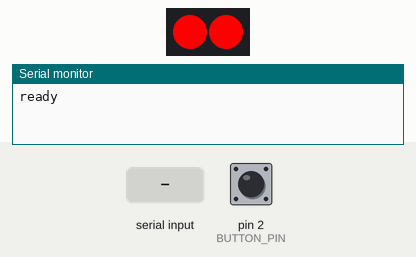
Recording of a sketch running on a simulated Arduino Uno, built with avr-gcc and run on an emulated ATmega328P. Parts: 2 RGB LEDs in strip order, left to right, the last lines printed to the serial monitor. Inputs (shaded band) come from the test bench; at power-on: pin 2 (BUTTON_PIN) HIGH.

Above: at 1.2 s.
1.3 s: "on\n" received over Serial
At 1.6 s:
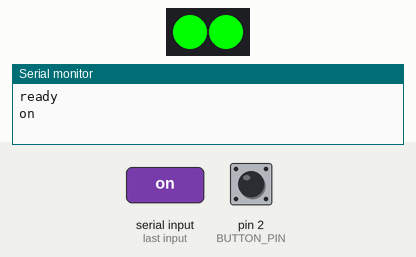
2.8 s: "drop\n" received over Serial
At 3.9 s:
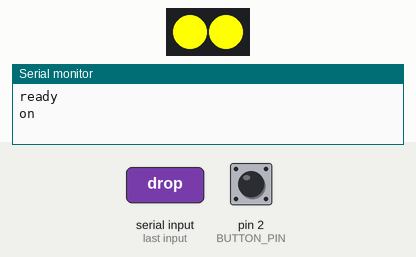
4.3 s: pin 2 (BUTTON_PIN) pulled LOW for 0.15 s
At 4.4 s:
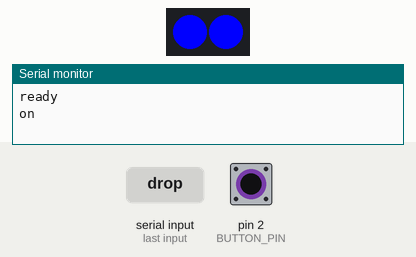
6.6 s: "off\n" received over Serial
At 8.0 s:
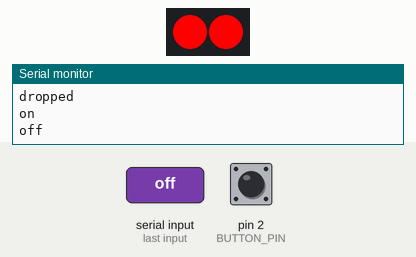
Timing chart, 0 to 9.1 s (numbered marks = the images above; inputs shaded):
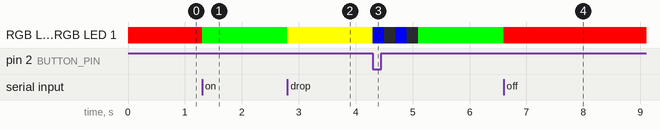

Measured:
- after the input at 1.3 s, RGB LED 0, RGB LED 1: RGB(255, 0, 0) → RGB(0, 255, 0) at once
- after the input at 2.8 s, RGB LED 0, RGB LED 1: RGB(0, 255, 0) → RGB(255, 255, 0) at once
- after the input at 4.3 s, RGB LED 0, RGB LED 1: RGB(255, 255, 0) → RGB(0, 0, 255) at once, → off 0.20 s later, → RGB(0, 0, 255) 0.20 s later, → off 0.20 s later, … (5 changes in this stretch)
- after the input at 6.6 s, RGB LED 0, RGB LED 1: RGB(0, 255, 0) → RGB(255, 0, 0) at once

The sketch:

machine.ino
```cpp
/*
  RGBDuino Sample Machine
  Adaptado para:
  - JC_Button
  - RGB Lamp onboard (NeoPixel)

  Estados:
  OFF
  ON
  WAITING
  DROP
*/

#include <JC_Button.h>
#include <Adafruit_NeoPixel.h>

// ======================================================
// RGBDuino Hardware
// ======================================================

// Botão onboard
#define BUTTON_PIN 2

// RGB Lamp onboard
#define RGB_PIN 12
#define RGB_COUNT 2

// ======================================================
// OBJETOS
// ======================================================

Button sampleButton(BUTTON_PIN, 25, true, true);

Adafruit_NeoPixel rgbLamp(
  RGB_COUNT,
  RGB_PIN,
  NEO_GRB + NEO_KHZ800
);

// ======================================================
// ESTADOS
// ======================================================

enum MachineState {
  OFF_STATE,
  ON_STATE,
  WAITING_STATE,
  DROP_STATE
};

MachineState currentState = OFF_STATE;

// ======================================================
// CONTROLE
// ======================================================

unsigned long waitingStart = 0;
const unsigned long WAITING_TIME = 20000;

bool onMessageSent = false;
String serialBuffer = "";

// ======================================================
// SETUP
// ======================================================

void setup() {

  Serial.begin(115200);
  Serial.setTimeout(50);

  sampleButton.begin();

  rgbLamp.begin();
  rgbLamp.show();

  enterState(OFF_STATE);
  Serial.println("ready");
}

// ======================================================
// LOOP
// ======================================================

void loop() {

  sampleButton.read();

  String cmd = readSerialCommand();

  handleCommand(cmd);

  switch (currentState) {

    // ==================================================
    // OFF
    // ==================================================

    case OFF_STATE:

      break;

    // ==================================================
    // ON
    // ==================================================

    case ON_STATE:

      if (!onMessageSent) {

        Serial.println("on");

        onMessageSent = true;
      }

      break;

    // ==================================================
    // WAITING
    // ==================================================

    case WAITING_STATE:

      // TODO FUNCTION TO WORK MACHINE

      // botão apertado
      if (sampleButton.wasPressed()) {

        enterState(DROP_STATE);
      }

      // timeout
      if (millis() - waitingStart >= WAITING_TIME) {

        enterState(ON_STATE);
      }

      break;

    // ==================================================
    // DROP
    // ==================================================

    case DROP_STATE:

      blinkBlue();

      Serial.println("dropped");

      enterState(ON_STATE);

      break;
  }
}

// ======================================================
// ENTRADA DE ESTADO
// ======================================================

void enterState(MachineState newState) {

  currentState = newState;

  switch (currentState) {

    case OFF_STATE:

      setColor(255, 0, 0); // vermelho

      break;

    case ON_STATE:

      setColor(0, 255, 0); // verde

      onMessageSent = false;

      break;

    case WAITING_STATE:

      setColor(255, 255, 0); // amarelo

      waitingStart = millis();

      break;

    case DROP_STATE:

      break;
  }
}

// ======================================================
// SERIAL
// ======================================================

String readSerialCommand() {

  while (Serial.available() > 0) {

    char ch = (char)Serial.read();

    if (ch == '\n' || ch == '\r') {

      String cmd = serialBuffer;
      serialBuffer = "";
      cmd.trim();
      cmd.toLowerCase();

      if (cmd.length() > 0) {
        return cmd;
      }
    } else if (serialBuffer.length() < 32) {

      serialBuffer += ch;
    } else {

      serialBuffer = "";
      Serial.println("error:command_too_long");
    }
  }

  return "";
}

void handleCommand(String cmd) {

  if (cmd.length() == 0) {
    return;
  }

  if (cmd == "on") {

    enterState(ON_STATE);
    return;
  }

  if (cmd == "off") {

    enterState(OFF_STATE);
    Serial.println("off");
    return;
  }

  if (cmd == "drop") {

    if (currentState == ON_STATE) {
      enterState(WAITING_STATE);
    } else {
      Serial.println("error:not_on");
    }
    return;
  }

  if (cmd == "reset") {

    enterState(ON_STATE);
    Serial.println("reset");
    return;
  }

  if (cmd == "status") {

    printStatus();
    return;
  }

  Serial.println("error:unknown_command");
}

void printStatus() {

  switch (currentState) {

    case OFF_STATE:
      Serial.println("status:off");
      break;

    case ON_STATE:
      Serial.println("status:on");
      break;

    case WAITING_STATE:
      Serial.println("status:waiting");
      break;

    case DROP_STATE:
      Serial.println("status:drop");
      break;
  }
}

// ======================================================
// RGB
// ======================================================

void setColor(uint8_t r, uint8_t g, uint8_t b) {

  for (int i = 0; i < RGB_COUNT; i++) {

    rgbLamp.setPixelColor(
      i,
      rgbLamp.Color(r, g, b)
    );
  }

  rgbLamp.show();
}

// ======================================================
// DROP EFFECT
// ======================================================

void blinkBlue() {

  for (int i = 0; i < 2; i++) {

    setColor(0, 0, 255);

    delay(200);

    setColor(0, 0, 0);

    delay(200);
  }
}
```
